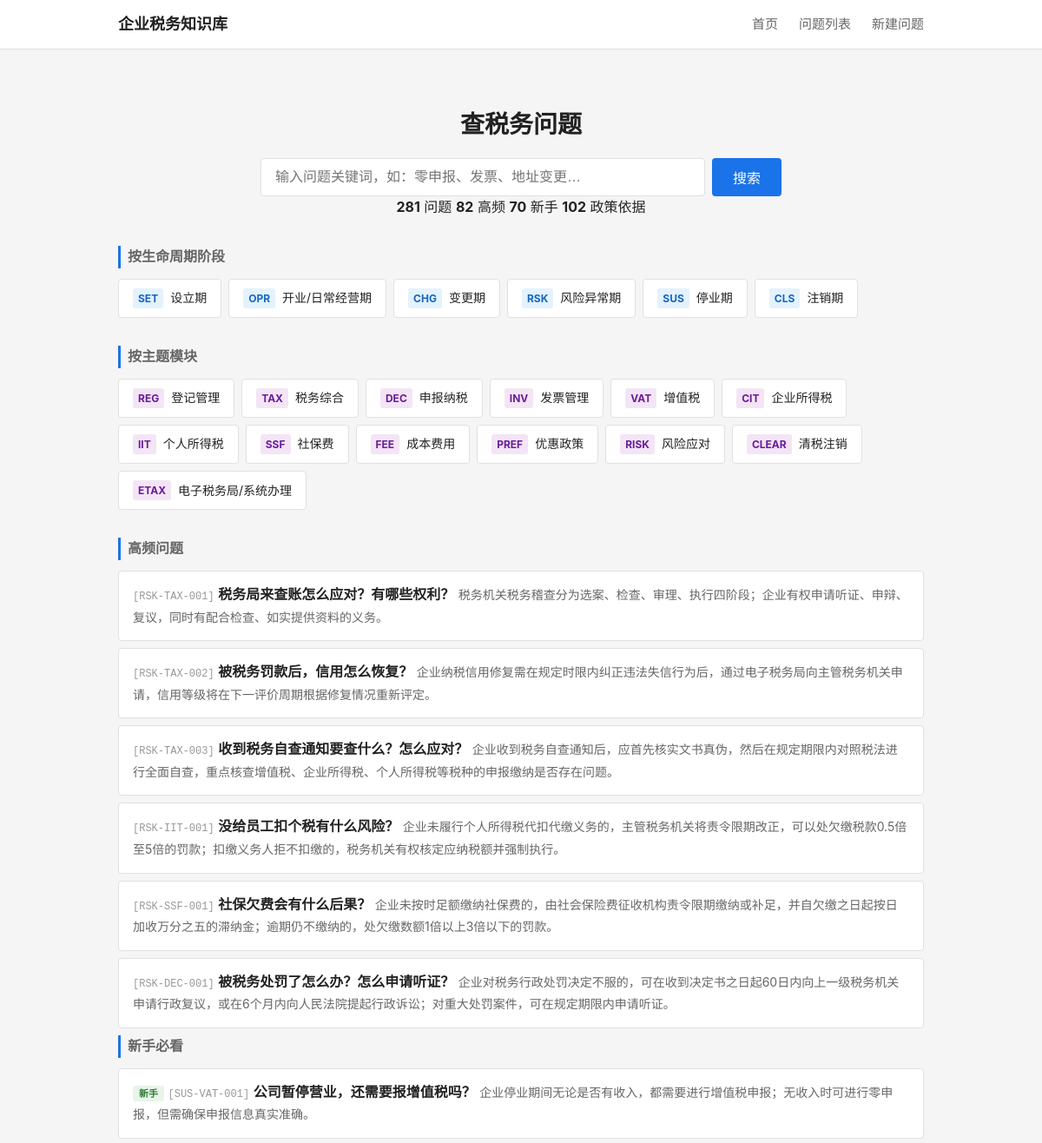
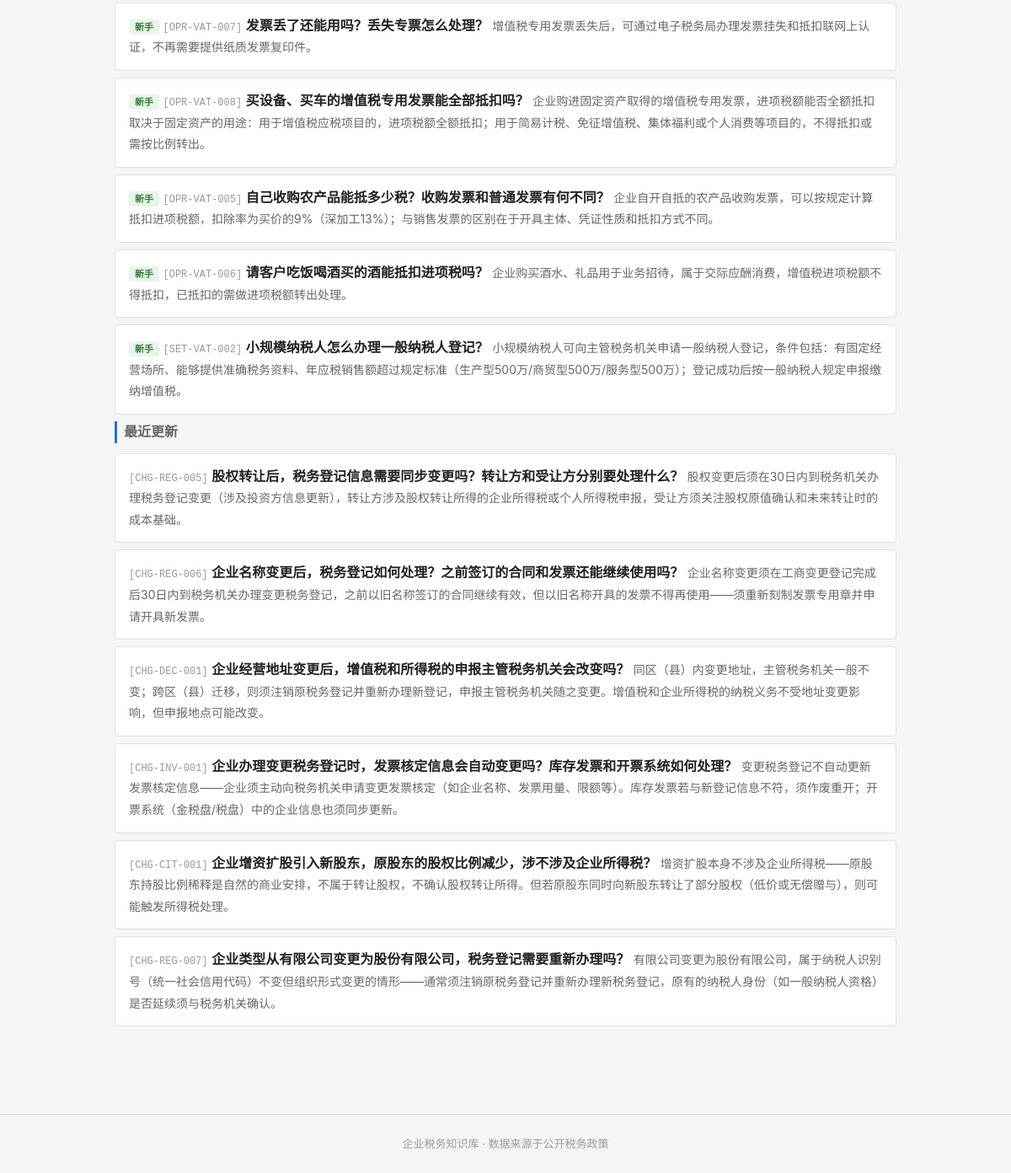
Before: / with the older database file (2 pictures, top to bottom).
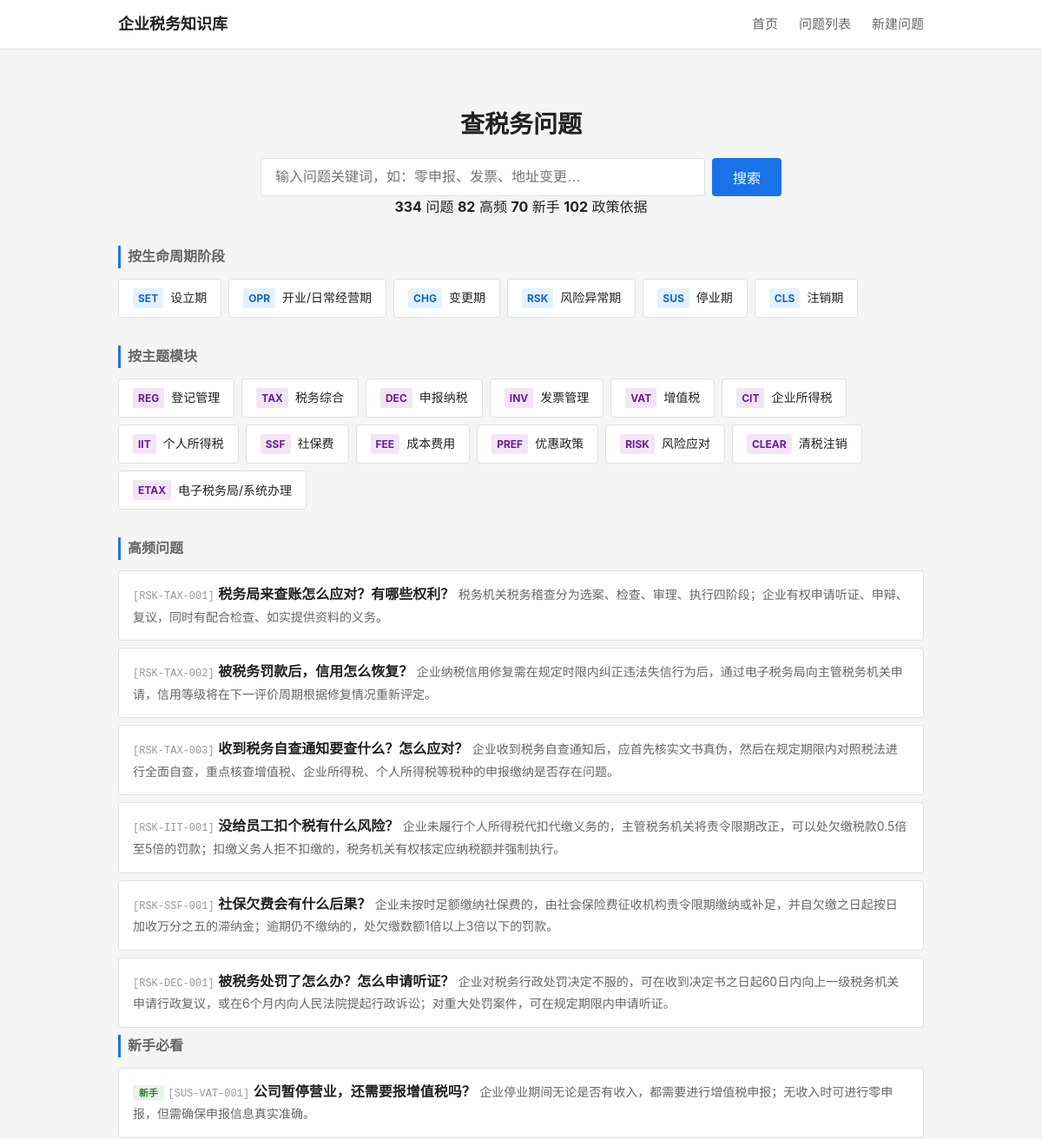
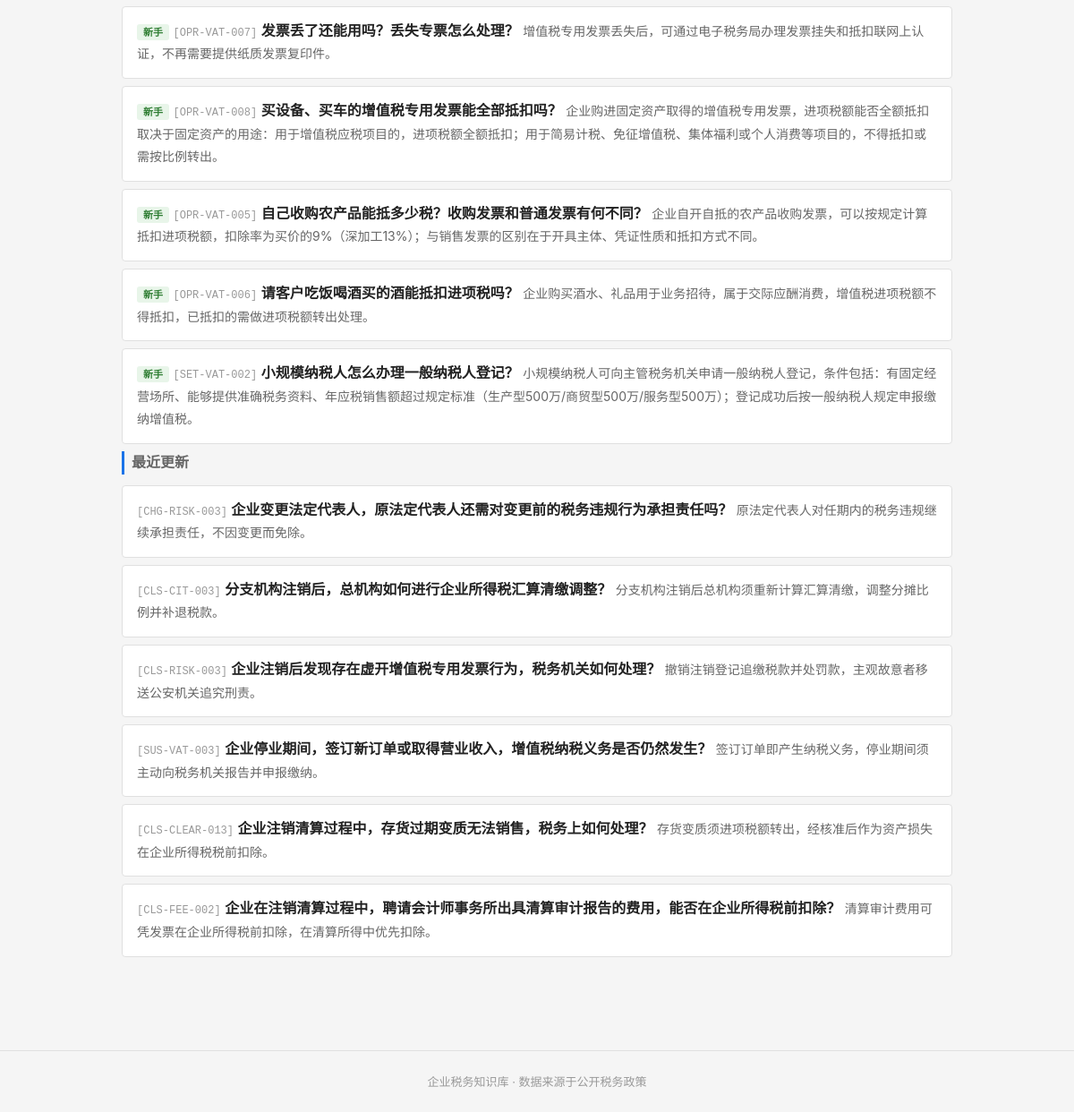
After: the same page with the newer database file (2 pictures, top to bottom).
### tables this page shows
CREATE TABLE tag_dict (
    id              INTEGER PRIMARY KEY AUTOINCREMENT,
    tag_code        TEXT NOT NULL UNIQUE,
    tag_name        TEXT NOT NULL,
    tag_category    TEXT,
    parent_id       INTEGER,
    display_order   INTEGER NOT NULL DEFAULT 1,
    status          TEXT NOT NULL DEFAULT 'active',

    FOREIGN KEY (parent_id) REFERENCES tag_dict(id) ON DELETE SET NULL
);

CREATE TABLE question_master (
    id              INTEGER PRIMARY KEY AUTOINCREMENT,
    question_code   TEXT NOT NULL UNIQUE,
    question_title  TEXT NOT NULL,
    question_plain  TEXT NOT NULL,

    -- 分类
    stage_code      TEXT NOT NULL,
    module_code     TEXT NOT NULL,
    question_type   TEXT NOT NULL,

    -- 答案
    one_line_answer TEXT NOT NULL,
    detailed_answer TEXT,
    core_definition TEXT,

    -- 条件与边界
    applicable_conditions TEXT,
    exceptions_boundary   TEXT,

    -- 实务
    practical_steps TEXT,
    risk_warning    TEXT,

    -- 适用范围
    scope_level     TEXT NOT NULL DEFAULT 'scope_national',
    local_region    TEXT,

    -- 确定性
    answer_certainty TEXT NOT NULL DEFAULT 'certain_clear',

    -- 元数据
    keywords        TEXT,
    high_frequency_flag INTEGER NOT NULL DEFAULT 0,
    newbie_flag     INTEGER NOT NULL DEFAULT 0,

    -- 版本管理
    status          TEXT NOT NULL DEFAULT 'draft',
    version_no      INTEGER NOT NULL DEFAULT 1,

    -- 审计字段
    created_at      TEXT NOT NULL DEFAULT (datetime('now')),
    updated_at      TEXT NOT NULL DEFAULT (datetime('now'))
);

### backend/app.py (the view)
    @app.route('/')
    def index():
        from services.question_service import QuestionService
        svc = QuestionService()
        stages = svc.get_stages()
        modules = svc.get_modules()
        high_freq = svc.get_high_frequency(limit=6)
        newbie = svc.get_newbie(limit=6)
        recent = svc.get_recent_updates(limit=6)
        stats = svc.get_stats()
        return render_template('index.html',
                               stages=stages, modules=modules,
                               high_freq=high_freq, newbie=newbie, recent=recent,
                               stats=stats)

### backend/services/question_service.py (called while the page is built)
    def _query(self, sql, params=None):
        conn = sqlite3.connect(self.db_path)
        conn.execute("PRAGMA foreign_keys = ON")
        conn.row_factory = sqlite3.Row
        cur = conn.cursor()
        if params:
            cur.execute(sql, params)
        else:
            cur.execute(sql)
        rows = cur.fetchall()
        conn.close()
        return [dict(r) for r in rows]

    def get_stages(self):
        return self._query("""
            SELECT tag_code, tag_name
            FROM tag_dict
            WHERE tag_category = 'stage'
            ORDER BY display_order
        """)

    def get_modules(self):
        return self._query("""
            SELECT tag_code, tag_name
            FROM tag_dict
            WHERE tag_category = 'module'
            ORDER BY display_order
        """)

    def get_high_frequency(self, limit=10):
        return self._query("""
            SELECT question_code, question_plain, question_title, one_line_answer, stage_code
            FROM question_master
            WHERE status = 'active' AND high_frequency_flag = 1
            ORDER BY updated_at DESC
            LIMIT ?
        """, (limit,))

### frontend/templates/index.html (shortened to what this page needs)
{% extends "base.html" %}
{% block main %}
<section class="search-section">
    <h1>查税务问题</h1>
    <form action="/questions" method="get" class="search-form">
        <input type="text" name="keyword" placeholder="输入问题关键词，如：零申报、发票、地址变更…" class="search-input">
        <button type="submit" class="search-btn">搜索</button>
    </form>
    {% if stats %}
    <div class="stats-bar">
        <span><strong>{{ stats.total_questions }}</strong> 问题</span>
        <span><strong>{{ stats.total_hf }}</strong> 高频</span>
        <span><strong>{{ stats.total_newbie }}</strong> 新手</span>
        <span><strong>{{ stats.total_policies }}</strong> 政策依据</span>
    </div>
    {% endif %}
</section>
<section class="nav-section">
    <h2 class="section-title">按生命周期阶段</h2>
    <div class="card-grid stage-grid">
        {% for s in stages %}
        <a href="/questions?stage={{ s.tag_code }}" class="card card-stage">
            <span class="card-code">{{ s.tag_code }}</span>
            <span class="card-name">{{ s.tag_name }}</span>
        </a>
        {% endfor %}
    </div>
</section>
<section class="nav-section">
    <h2 class="section-title">按主题模块</h2>
    <div class="card-grid module-grid">
        {% for m in modules %}
        <a href="/questions?module={{ m.tag_code }}" class="card card-module">
            <span class="card-code">{{ m.tag_code }}</span>
            <span class="card-name">{{ m.tag_name }}</span>
        </a>
        {% endfor %}
    </div>
</section>
{% if high_freq %}
<section class="list-section">
    <h2 class="section-title">高频问题</h2>
    <ul class="question-list">
        {% for q in high_freq %}
        <li class="question-item">
            <a href="/question/{{ q.question_code }}" class="question-link">
                <span class="q-code">[{{ q.question_code }}]</span>
                <span class="q-title">{{ q.question_plain }}</span>
                <span class="q-answer">{{ q.one_line_answer }}</span>
            </a>
        </li>
        {% endfor %}
    </ul>
</section>
{% endif %}
{% if newbie %}
<section class="list-section">
    <h2 class="section-title">新手必看</h2>
    <ul class="question-list">
        {% for q in newbie %}
        <li class="question-item">
            <a href="/question/{{ q.question_code }}" class="question-link">
                <span class="q-badge newbie">新手</span>
                <span class="q-code">[{{ q.question_code }}]</span>
                <span class="q-title">{{ q.question_plain }}</span>
                <span class="q-answer">{{ q.one_line_answer }}</span>
            </a>
        </li>
        {% endfor %}
    </ul>
</section>
{% endif %}
{% if recent %}
<section class="list-section">
    <h2 class="section-title">最近更新</h2>
    <ul class="question-list">
        {% for q in recent %}
        <li class="question-item">
            <a href="/question/{{ q.question_code }}" class="question-link">
                <span class="q-code">[{{ q.question_code }}]</span>
                <span class="q-title">{{ q.question_plain }}</span>
                <span class="q-answer">{{ q.one_line_answer }}</span>
            </a>
        </li>
        {% endfor %}
    </ul>
</section>
{% endif %}
{% endblock %}

Changed rows visible on the page:
no longer on this page (row unchanged): question_master: question_code "CHG-REG-005", question_plain "股权转让后，税务登记信息需要同步变更吗？转让方和受让方分别要处理什么？", one_line_answer "股权变更后须在30日内到税务机关办理税务登记变更（涉及投资方信息更新），转让方涉及股权转让所得的企业所得税或个人所得税申报，受让方须关注股权原值确认和未来转让时的成本基础。", shown under "最近更新"
no longer on this page (row unchanged): question_master: question_code "CHG-REG-006", question_plain "企业名称变更后，税务登记如何处理？之前签订的合同和发票还能继续使用吗？", one_line_answer "企业名称变更须在工商变更登记完成后30日内到税务机关办理变更税务登记，之前以旧名称签订的合同继续有效，但以旧名称开具的发票不得再使用——须重新刻制发票专用章并申请开具新发票。", shown under "最近更新"
no longer on this page (row unchanged): question_master: question_code "CHG-DEC-001", question_plain "企业经营地址变更后，增值税和所得税的申报主管税务机关会改变吗？", one_line_answer "同区（县）内变更地址，主管税务机关一般不变；跨区（县）迁移，则须注销原税务登记并重新办理新登记，申报主管税务机关随之变更。增值税和企业所得税的纳税义务不受地址变更影响，但申报地点可能改变。", shown under "最近更新"
no longer on this page (row unchanged): question_master: question_code "CHG-INV-001", question_plain "企业办理变更税务登记时，发票核定信息会自动变更吗？库存发票和开票系统如何处理？", one_line_answer "变更税务登记不自动更新发票核定信息——企业须主动向税务机关申请变更发票核定（如企业名称、发票用量、限额等）。库存发票若与新登记信息不符，须作废重开；开票系统（金税盘/税盘）中的企业信息也须同步更新。", shown under "最近更新"
no longer on this page (row unchanged): question_master: question_code "CHG-CIT-001", question_plain "企业增资扩股引入新股东，原股东的股权比例减少，涉不涉及企业所得税？", one_line_answer "增资扩股本身不涉及企业所得税——原股东持股比例稀释是自然的商业安排，不属于转让股权，不确认股权转让所得。但若原股东同时向新股东转让了部分股权（低价或无偿赠与），则可能触发所得税处理。", shown under "最近更新"
no longer on this page (row unchanged): question_master: question_code "CHG-REG-007", question_plain "企业类型从有限公司变更为股份有限公司，税务登记需要重新办理吗？", one_line_answer "有限公司变更为股份有限公司，属于纳税人识别号（统一社会信用代码）不变但组织形式变更的情形——通常须注销原税务登记并重新办理新税务登记，原有的纳税人身份（如一般纳税人资格）是否延续须与税务机关确认。", shown under "最近更新"
added question_master: question_code "CHG-RISK-003", question_plain "企业变更法定代表人，原法定代表人还需对变更前的税务违规行为承担责任吗？", one_line_answer "原法定代表人对任期内的税务违规继续承担责任，不因变更而免除。", shown under "最近更新"
added question_master: question_code "CLS-CIT-003", question_plain "分支机构注销后，总机构如何进行企业所得税汇算清缴调整？", one_line_answer "分支机构注销后总机构须重新计算汇算清缴，调整分摊比例并补退税款。", shown under "最近更新"
added question_master: question_code "CLS-RISK-003", question_plain "企业注销后发现存在虚开增值税专用发票行为，税务机关如何处理？", one_line_answer "撤销注销登记追缴税款并处罚款，主观故意者移送公安机关追究刑责。", shown under "最近更新"
added question_master: question_code "SUS-VAT-003", question_plain "企业停业期间，签订新订单或取得营业收入，增值税纳税义务是否仍然发生？", one_line_answer "签订订单即产生纳税义务，停业期间须主动向税务机关报告并申报缴纳。", shown under "最近更新"
added question_master: question_code "CLS-CLEAR-013", question_plain "企业注销清算过程中，存货过期变质无法销售，税务上如何处理？", one_line_answer "存货变质须进项税额转出，经核准后作为资产损失在企业所得税税前扣除。", shown under "最近更新"
added question_master: question_code "CLS-FEE-002", question_plain "企业在注销清算过程中，聘请会计师事务所出具清算审计报告的费用，能否在企业所得税前扣除？", one_line_answer "清算审计费用可凭发票在企业所得税前扣除，在清算所得中优先扣除。", shown under "最近更新"
Other visible differences:
{{ stats.total_questions }}: "281" → "334"
